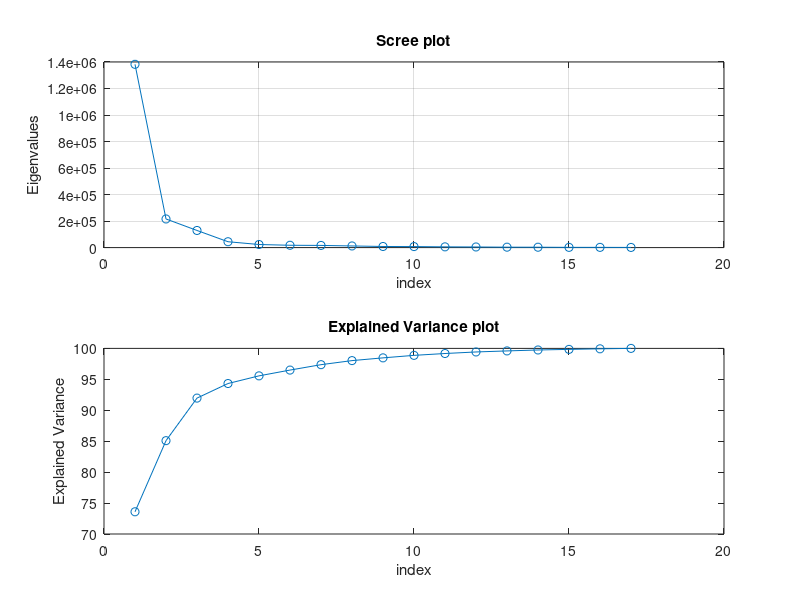
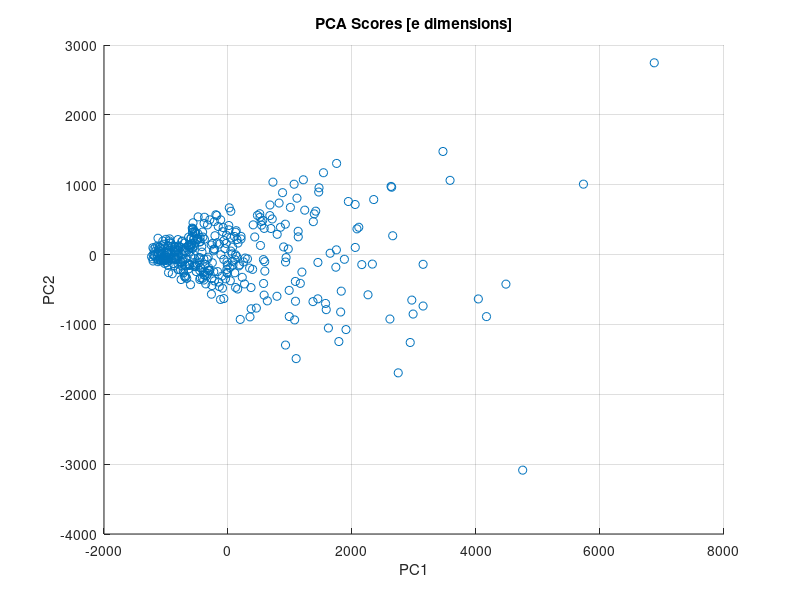
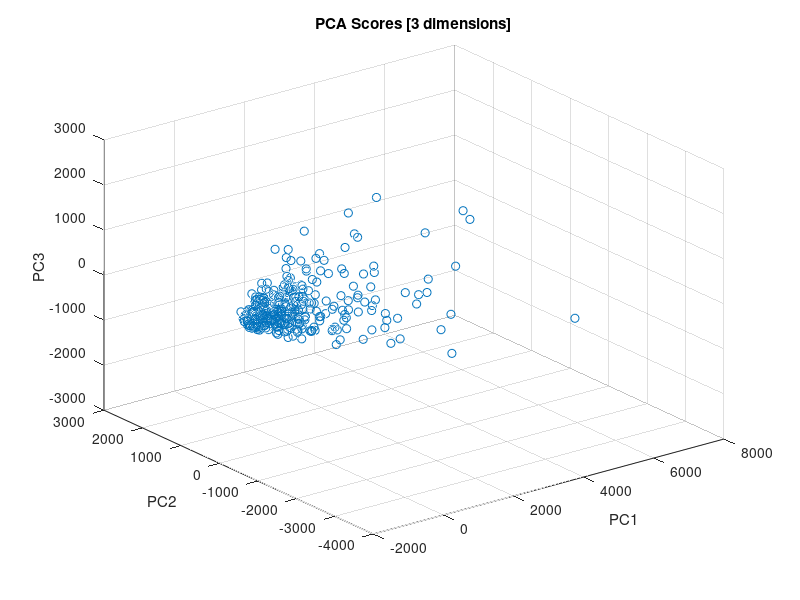

The MATLAB source for these figures, in order:
clear all; close all;

data = load('yeast.dat');

% centralize with mean
data = normalize(data, 'center');

% calculate covariance matrix
covariance_matrix = cov(data);

% eigen vaues calculations
[eigen_vectors, eigen_values] = eig(covariance_matrix);
eigen_values = diag(eigen_values);

[eigen_values, index] = sort(eigen_values,'descend');
eigen_vectors = eigen_vectors(:, index);

scores = data*eigen_vectors;

% Decision for d
explained_variance = nan(1, length(eigen_values));
total_eigenvalue_sum = sum(eigen_values);
d = 1;
d_selected = nan;
td = 90; % explained variance threshold
for i = 1:length(eigen_values)
    eigenvalues_1_d_sum = 0;
    for j = 1:d
        eigenvalues_1_d_sum = eigenvalues_1_d_sum + eigen_values(j);
    end
    explained_variance(i) = 100*eigenvalues_1_d_sum/total_eigenvalue_sum;
    if explained_variance(i) >= td && isnan(d_selected)
        d_selected = d;
    end
    d = d+1;
end

%plots
subplot(2,1,1)
plot(eigen_values,'-o')
title('Scree plot')
ylabel('Eigenvalues')
xlabel('index')
grid on
subplot(2,1,2)
plot(explained_variance, '-o')
title('Explained Variance plot')
xlabel('index')
ylabel('Explained Variance')

fprintf('The selected dimesion (with td = %f %%) is %d', td, d_selected)

%scores in 3d and 2d
figure
scatter(scores(:,1),scores(:,2))
title("PCA Scores [e dimensions]")
xlabel("PC1")
ylabel("PC2")
zlabel("PC3")
grid on

figure
scatter3(scores(:,1),scores(:,2),scores(:,3))
title("PCA Scores [3 dimensions]")
xlabel("PC1")
ylabel("PC2")
zlabel("PC3")
grid on


